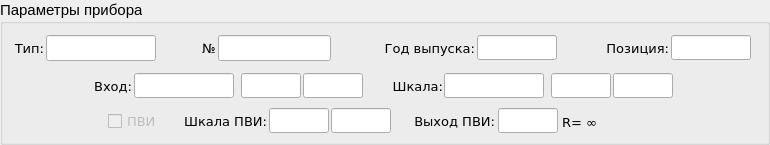
  <widget class="QGroupBox" name="groupBox_s_parametrs">
   <property name="geometry">
    <rect>
     <x>16</x>
     <y>113</y>
     <width>770</width>
     <height>145</height>
    </rect>
   </property>
   <property name="font">
    <font>
     <family>Segoe UI</family>
     <pointsize>11</pointsize>
     <weight>50</weight>
     <bold>false</bold>
    </font>
   </property>
   <property name="title">
    <string>Параметры прибора</string>
   </property>
   <widget class="QLabel" name="label_s_parametr_number">
    <property name="geometry">
     <rect>
      <x>200</x>
      <y>40</y>
      <width>16</width>
      <height>16</height>
     </rect>
    </property>
    <property name="font">
     <font>
      <family>DejaVu Sans</family>
      <pointsize>10</pointsize>
      <weight>50</weight>
      <bold>false</bold>
     </font>
    </property>
    <property name="text">
     <string>№</string>
    </property>
    <property name="alignment">
     <set>Qt::AlignRight|Qt::AlignTrailing|Qt::AlignVCenter</set>
    </property>
   </widget>
   <widget class="QLabel" name="label_s_in_signal">
    <property name="geometry">
     <rect>
      <x>82</x>
      <y>78</y>
      <width>50</width>
      <height>16</height>
     </rect>
    </property>
    <property name="font">
     <font>
      <family>DejaVu Sans</family>
      <pointsize>10</pointsize>
      <weight>50</weight>
      <bold>false</bold>
     </font>
    </property>
    <property name="text">
     <string>Вход:</string>
    </property>
    <property name="alignment">
     <set>Qt::AlignRight|Qt::AlignTrailing|Qt::AlignVCenter</set>
    </property>
   </widget>
   <widget class="QLabel" name="label_s_out_signal">
    <property name="geometry">
     <rect>
      <x>393</x>
      <y>78</y>
      <width>50</width>
      <height>16</height>
     </rect>
    </property>
    <property name="font">
     <font>
      <family>DejaVu Sans</family>
      <pointsize>10</pointsize>
      <weight>50</weight>
      <bold>false</bold>
     </font>
    </property>
    <property name="text">
     <string>Шкала:</string>
    </property>
    <property name="alignment">
     <set>Qt::AlignRight|Qt::AlignTrailing|Qt::AlignVCenter</set>
    </property>
   </widget>
   <widget class="QLabel" name="label_s_parametr_year">
    <property name="geometry">
     <rect>
      <x>384</x>
      <y>40</y>
      <width>91</width>
      <height>16</height>
     </rect>
    </property>
    <property name="font">
     <font>
      <family>DejaVu Sans</family>
      <pointsize>10</pointsize>
      <weight>50</weight>
      <bold>false</bold>
     </font>
    </property>
    <property name="text">
     <string>Год выпуска:</string>
    </property>
    <property name="alignment">
     <set>Qt::AlignRight|Qt::AlignTrailing|Qt::AlignVCenter</set>
    </property>
   </widget>
   <widget class="QLabel" name="label_s_parametr_type">
    <property name="geometry">
     <rect>
      <x>13</x>
      <y>40</y>
      <width>31</width>
      <height>16</height>
     </rect>
    </property>
    <property name="font">
     <font>
      <family>DejaVu Sans</family>
      <pointsize>10</pointsize>
      <weight>50</weight>
      <bold>false</bold>
     </font>
    </property>
    <property name="text">
     <string>Тип:</string>
    </property>
    <property name="alignment">
     <set>Qt::AlignRight|Qt::AlignTrailing|Qt::AlignVCenter</set>
    </property>
   </widget>
   <widget class="QLabel" name="label_s_parametr_position">
    <property name="geometry">
     <rect>
      <x>599</x>
      <y>40</y>
      <width>70</width>
      <height>16</height>
     </rect>
    </property>
    <property name="font">
     <font>
      <family>DejaVu Sans</family>
      <pointsize>10</pointsize>
      <weight>50</weight>
      <bold>false</bold>
     </font>
    </property>
    <property name="text">
     <string>Позиция:</string>
    </property>
    <property name="alignment">
     <set>Qt::AlignRight|Qt::AlignTrailing|Qt::AlignVCenter</set>
    </property>
   </widget>
   <widget class="QCheckBox" name="s_checkBox_pvi">
    <property name="enabled">
     <bool>false</bool>
    </property>
    <property name="geometry">
     <rect>
      <x>108</x>
      <y>109</y>
      <width>60</width>
      <height>25</height>
     </rect>
    </property>
    <property name="font">
     <font>
      <family>DejaVu Sans</family>
      <pointsize>10</pointsize>
      <weight>50</weight>
      <bold>false</bold>
     </font>
    </property>
    <property name="text">
     <string>ПВИ</string>
    </property>
    <property name="iconSize">
     <size>
      <width>16</width>
      <height>16</height>
     </size>
    </property>
    <property name="checkable">
     <bool>true</bool>
    </property>
    <property name="checked">
     <bool>false</bool>
    </property>
   </widget>
   <widget class="QLineEdit" name="s_in_signal_start">
    <property name="enabled">
     <bool>true</bool>
    </property>
    <property name="geometry">
     <rect>
      <x>241</x>
      <y>73</y>
      <width>60</width>
      <height>25</height>
     </rect>
    </property>
    <property name="font">
     <font>
      <family>Segoe UI</family>
      <pointsize>11</pointsize>
      <weight>50</weight>
      <italic>false</italic>
      <bold>false</bold>
     </font>
    </property>
    <property name="whatsThis">
     <string>&lt;html&gt;&lt;head/&gt;&lt;body&gt;&lt;p&gt;Начало шкалы на вход измерителього прибора&lt;/p&gt;&lt;/body&gt;&lt;/html&gt;</string>
    </property>
    <property name="inputMethodHints">
     <set>Qt::ImhNone</set>
    </property>
    <property name="maxLength">
     <number>100</number>
    </property>
    <property name="alignment">
     <set>Qt::AlignCenter</set>
    </property>
    <property name="readOnly">
     <bool>false</bool>
    </property>
   </widget>
   <widget class="QLineEdit" name="s_in_signal_end">
    <property name="enabled">
     <bool>true</bool>
    </property>
    <property name="geometry">
     <rect>
      <x>303</x>
      <y>73</y>
      <width>60</width>
      <height>25</height>
     </rect>
    </property>
    <property name="font">
     <font>
      <family>Segoe UI</family>
      <pointsize>11</pointsize>
      <weight>50</weight>
      <italic>false</italic>
      <bold>false</bold>
     </font>
    </property>
    <property name="whatsThis">
     <string>&lt;html&gt;&lt;head/&gt;&lt;body&gt;&lt;p&gt;Конец шкалы на вход измерителього прибора&lt;/p&gt;&lt;/body&gt;&lt;/html&gt;</string>
    </property>
    <property name="inputMethodHints">
     <set>Qt::ImhNone</set>
    </property>
    <property name="maxLength">
     <number>100</number>
    </property>
    <property name="alignment">
     <set>Qt::AlignCenter</set>
    </property>
    <property name="readOnly">
     <bool>false</bool>
    </property>
   </widget>
   <widget class="QLineEdit" name="s_out_signal_start">
    <property name="enabled">
     <bool>true</bool>
    </property>
    <property name="geometry">
     <rect>
      <x>551</x>
      <y>73</y>
      <width>60</width>
      <height>25</height>
     </rect>
    </property>
    <property name="font">
     <font>
      <family>Segoe UI</family>
      <pointsize>11</pointsize>
      <weight>50</weight>
      <italic>false</italic>
      <bold>false</bold>
     </font>
    </property>
    <property name="toolTip">
     <string>&lt;html&gt;&lt;head/&gt;&lt;body&gt;&lt;p&gt;&lt;br/&gt;&lt;/p&gt;&lt;/body&gt;&lt;/html&gt;</string>
    </property>
    <property name="whatsThis">
     <string>&lt;html&gt;&lt;head/&gt;&lt;body&gt;&lt;p&gt;Начало шкалы измерительного прибора&lt;/p&gt;&lt;/body&gt;&lt;/html&gt;</string>
    </property>
    <property name="inputMethodHints">
     <set>Qt::ImhNone</set>
    </property>
    <property name="maxLength">
     <number>100</number>
    </property>
    <property name="alignment">
     <set>Qt::AlignCenter</set>
    </property>
    <property name="readOnly">
     <bool>false</bool>
    </property>
   </widget>
   <widget class="QLineEdit" name="s_out_signal_end">
    <property name="enabled">
     <bool>true</bool>
    </property>
    <property name="geometry">
     <rect>
      <x>613</x>
      <y>73</y>
      <width>60</width>
      <height>25</height>
     </rect>
    </property>
    <property name="font">
     <font>
      <family>Segoe UI</family>
      <pointsize>11</pointsize>
      <weight>50</weight>
      <italic>false</italic>
      <bold>false</bold>
     </font>
    </property>
    <property name="toolTip">
     <string>&lt;html&gt;&lt;head/&gt;&lt;body&gt;&lt;p&gt;&lt;br/&gt;&lt;/p&gt;&lt;/body&gt;&lt;/html&gt;</string>
    </property>
    <property name="whatsThis">
     <string>&lt;html&gt;&lt;head/&gt;&lt;body&gt;&lt;p&gt;Конец шкалы измерительного прибора&lt;/p&gt;&lt;/body&gt;&lt;/html&gt;</string>
    </property>
    <property name="inputMethodHints">
     <set>Qt::ImhNone</set>
    </property>
    <property name="maxLength">
     <number>100</number>
    </property>
    <property name="alignment">
     <set>Qt::AlignCenter</set>
    </property>
    <property name="readOnly">
     <bool>false</bool>
    </property>
   </widget>
   <widget class="QLineEdit" name="s_pvi_scale_start">
    <property name="enabled">
     <bool>true</bool>
    </property>
    <property name="geometry">
     <rect>
      <x>269</x>
      <y>108</y>
      <width>60</width>
      <height>25</height>
     </rect>
    </property>
    <property name="font">
     <font>
      <family>Segoe UI</family>
      <pointsize>11</pointsize>
      <weight>50</weight>
      <italic>false</italic>
      <bold>false</bold>
     </font>
    </property>
    <property name="whatsThis">
     <string>&lt;html&gt;&lt;head/&gt;&lt;body&gt;&lt;p&gt;Начало шкалы преобразователья выходного сигнала(ПВИ)&lt;/p&gt;&lt;/body&gt;&lt;/html&gt;</string>
    </property>
    <property name="inputMethodHints">
     <set>Qt::ImhNone</set>
    </property>
    <property name="maxLength">
     <number>100</number>
    </property>
    <property name="alignment">
     <set>Qt::AlignCenter</set>
    </property>
    <property name="readOnly">
     <bool>false</bool>
    </property>
   </widget>
   <widget class="QLineEdit" name="s_pvi_scale_end">
    <property name="enabled">
     <bool>true</bool>
    </property>
    <property name="geometry">
     <rect>
      <x>331</x>
      <y>108</y>
      <width>60</width>
      <height>25</height>
     </rect>
    </property>
    <property name="font">
     <font>
      <family>Segoe UI</family>
      <pointsize>11</pointsize>
      <weight>50</weight>
      <italic>false</italic>
      <bold>false</bold>
     </font>
    </property>
    <property name="whatsThis">
     <string>&lt;html&gt;&lt;head/&gt;&lt;body&gt;&lt;p&gt;Конец шкалы преобразователья выходного сигнала(ПВИ)&lt;/p&gt;&lt;/body&gt;&lt;/html&gt;</string>
    </property>
    <property name="inputMethodHints">
     <set>Qt::ImhNone</set>
    </property>
    <property name="maxLength">
     <number>100</number>
    </property>
    <property name="alignment">
     <set>Qt::AlignCenter</set>
    </property>
    <property name="readOnly">
     <bool>false</bool>
    </property>
   </widget>
   <widget class="QLabel" name="label_s_pvi_scale">
    <property name="enabled">
     <bool>true</bool>
    </property>
    <property name="geometry">
     <rect>
      <x>182</x>
      <y>113</y>
      <width>85</width>
      <height>16</height>
     </rect>
    </property>
    <property name="font">
     <font>
      <family>DejaVu Sans</family>
      <pointsize>10</pointsize>
      <weight>50</weight>
      <bold>false</bold>
     </font>
    </property>
    <property name="text">
     <string>Шкала ПВИ:</string>
    </property>
    <property name="alignment">
     <set>Qt::AlignRight|Qt::AlignTrailing|Qt::AlignVCenter</set>
    </property>
   </widget>
   <widget class="QLabel" name="label_s_pvi_scale_out">
    <property name="enabled">
     <bool>true</bool>
    </property>
    <property name="geometry">
     <rect>
      <x>410</x>
      <y>113</y>
      <width>85</width>
      <height>16</height>
     </rect>
    </property>
    <property name="font">
     <font>
      <family>DejaVu Sans</family>
      <pointsize>10</pointsize>
      <weight>50</weight>
      <bold>false</bold>
     </font>
    </property>
    <property name="text">
     <string>Выход ПВИ:</string>
    </property>
    <property name="alignment">
     <set>Qt::AlignRight|Qt::AlignTrailing|Qt::AlignVCenter</set>
    </property>
   </widget>
   <widget class="QLabel" name="label_s_pvi_scale_r">
    <property name="enabled">
     <bool>true</bool>
    </property>
    <property name="geometry">
     <rect>
      <x>562</x>
      <y>114</y>
      <width>110</width>
      <height>16</height>
     </rect>
    </property>
    <property name="font">
     <font>
      <family>DejaVu Sans</family>
      <pointsize>10</pointsize>
      <weight>50</weight>
      <bold>false</bold>
     </font>
    </property>
    <property name="text">
     <string>R= ∞</string>
    </property>
    <property name="alignment">
     <set>Qt::AlignLeading|Qt::AlignLeft|Qt::AlignVCenter</set>
    </property>
   </widget>
   <widget class="QLineEdit" name="s_parametr_number">
    <property name="geometry">
     <rect>
      <x>218</x>
      <y>35</y>
      <width>113</width>
      <height>26</height>
     </rect>
    </property>
    <property name="font">
     <font>
      <family>Segoe UI</family>
      <pointsize>11</pointsize>
      <weight>50</weight>
      <italic>false</italic>
      <bold>false</bold>
     </font>
    </property>
    <property name="whatsThis">
     <string>&lt;html&gt;&lt;head/&gt;&lt;body&gt;&lt;p&gt;Номер измерительного прибора&lt;/p&gt;&lt;/body&gt;&lt;/html&gt;</string>
    </property>
    <property name="maxLength">
     <number>100</number>
    </property>
    <property name="alignment">
     <set>Qt::AlignCenter</set>
    </property>
   </widget>
   <widget class="QLineEdit" name="s_parametr_position">
    <property name="geometry">
     <rect>
      <x>671</x>
      <y>35</y>
      <width>80</width>
      <height>25</height>
     </rect>
    </property>
    <property name="font">
     <font>
      <family>Segoe UI</family>
      <pointsize>11</pointsize>
      <weight>50</weight>
      <italic>false</italic>
      <bold>false</bold>
     </font>
    </property>
    <property name="whatsThis">
     <string>&lt;html&gt;&lt;head/&gt;&lt;body&gt;&lt;p&gt;Позиция измерительного прибора(место установки)&lt;/p&gt;&lt;/body&gt;&lt;/html&gt;</string>
    </property>
    <property name="maxLength">
     <number>100</number>
    </property>
    <property name="alignment">
     <set>Qt::AlignCenter</set>
    </property>
   </widget>
   <widget class="QLineEdit" name="s_parametr_type">
    <property name="geometry">
     <rect>
      <x>46</x>
      <y>35</y>
      <width>110</width>
      <height>26</height>
     </rect>
    </property>
    <property name="font">
     <font>
      <family>Segoe UI</family>
      <pointsize>11</pointsize>
      <weight>50</weight>
      <italic>false</italic>
      <bold>false</bold>
     </font>
    </property>
    <property name="whatsThis">
     <string>&lt;html&gt;&lt;head/&gt;&lt;body&gt;&lt;p&gt;Тип измерительного прибора&lt;/p&gt;&lt;/body&gt;&lt;/html&gt;</string>
    </property>
    <property name="maxLength">
     <number>100</number>
    </property>
    <property name="alignment">
     <set>Qt::AlignCenter</set>
    </property>
   </widget>
   <widget class="QLineEdit" name="s_parametr_year">
    <property name="geometry">
     <rect>
      <x>477</x>
      <y>35</y>
      <width>80</width>
      <height>25</height>
     </rect>
    </property>
    <property name="font">
     <font>
      <family>Segoe UI</family>
      <pointsize>11</pointsize>
      <weight>50</weight>
      <italic>false</italic>
      <bold>false</bold>
     </font>
    </property>
    <property name="whatsThis">
     <string>&lt;html&gt;&lt;head/&gt;&lt;body&gt;&lt;p&gt;Год выпуска измерительного прибора&lt;/p&gt;&lt;/body&gt;&lt;/html&gt;</string>
    </property>
    <property name="maxLength">
     <number>100</number>
    </property>
    <property name="alignment">
     <set>Qt::AlignCenter</set>
    </property>
   </widget>
   <widget class="QLineEdit" name="s_in_signal">
    <property name="enabled">
     <bool>true</bool>
    </property>
    <property name="geometry">
     <rect>
      <x>134</x>
      <y>73</y>
      <width>100</width>
      <height>25</height>
     </rect>
    </property>
    <property name="font">
     <font>
      <family>Segoe UI</family>
      <pointsize>11</pointsize>
      <weight>50</weight>
      <italic>false</italic>
      <bold>false</bold>
     </font>
    </property>
    <property name="toolTip">
     <string>&lt;html&gt;&lt;head/&gt;&lt;body&gt;&lt;p&gt;Проверка основной погрешности измерительного  канала ИРТ. Входной сигнал.&lt;/p&gt;&lt;/body&gt;&lt;/html&gt;</string>
    </property>
    <property name="whatsThis">
     <string>&lt;html&gt;&lt;head/&gt;&lt;body&gt;&lt;p&gt;Поступающий сигнал на вход прибора. Например, 0-5 мА&lt;/p&gt;&lt;/body&gt;&lt;/html&gt;</string>
    </property>
    <property name="inputMethodHints">
     <set>Qt::ImhNone</set>
    </property>
    <property name="maxLength">
     <number>100</number>
    </property>
    <property name="alignment">
     <set>Qt::AlignCenter</set>
    </property>
    <property name="readOnly">
     <bool>false</bool>
    </property>
   </widget>
   <widget class="QLineEdit" name="s_out_signal">
    <property name="enabled">
     <bool>true</bool>
    </property>
    <property name="geometry">
     <rect>
      <x>444</x>
      <y>73</y>
      <width>100</width>
      <height>25</height>
     </rect>
    </property>
    <property name="font">
     <font>
      <family>Segoe UI</family>
      <pointsize>11</pointsize>
      <weight>50</weight>
      <italic>false</italic>
      <bold>false</bold>
     </font>
    </property>
    <property name="toolTip">
     <string>&lt;html&gt;&lt;head/&gt;&lt;body&gt;&lt;p&gt;Проверка основной погрешности измерительного  канала ИРТ. Выходной сигнал.&lt;/p&gt;&lt;p&gt;&lt;br/&gt;&lt;/p&gt;&lt;/body&gt;&lt;/html&gt;</string>
    </property>
    <property name="whatsThis">
     <string>&lt;html&gt;&lt;head/&gt;&lt;body&gt;&lt;p&gt;Тип выходного сигнала(мм, см, кгс/см2 и т.п.)&lt;/p&gt;&lt;/body&gt;&lt;/html&gt;</string>
    </property>
    <property name="inputMethodHints">
     <set>Qt::ImhNone</set>
    </property>
    <property name="maxLength">
     <number>100</number>
    </property>
    <property name="alignment">
     <set>Qt::AlignCenter</set>
    </property>
    <property name="readOnly">
     <bool>false</bool>
    </property>
   </widget>
   <widget class="QLineEdit" name="s_pvi_scale_out">
    <property name="enabled">
     <bool>true</bool>
    </property>
    <property name="geometry">
     <rect>
      <x>498</x>
      <y>108</y>
      <width>60</width>
      <height>25</height>
     </rect>
    </property>
    <property name="font">
     <font>
      <family>Segoe UI</family>
      <pointsize>11</pointsize>
      <weight>50</weight>
      <italic>false</italic>
      <bold>false</bold>
     </font>
    </property>
    <property name="whatsThis">
     <string>&lt;html&gt;&lt;head/&gt;&lt;body&gt;&lt;p&gt;Тип выхода преобразователья выходного сигнала(ПВИ)&lt;/p&gt;&lt;/body&gt;&lt;/html&gt;</string>
    </property>
    <property name="inputMethodHints">
     <set>Qt::ImhNone</set>
    </property>
    <property name="maxLength">
     <number>100</number>
    </property>
    <property name="alignment">
     <set>Qt::AlignCenter</set>
    </property>
    <property name="readOnly">
     <bool>false</bool>
    </property>
   </widget>
  </widget>
